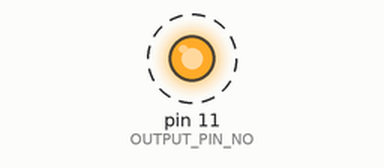
This program was run on a simulated Raspberry Pi (header pin numbers), started with the argument 3. On the bench: output pins drawn as LEDs (lit = HIGH). Dashed ring = blinking. At 2.5 s the program stops and its outputs stay as they are.

Above: at 0.2 s.
Timing chart, 0 to 3.0 s (numbered marks = the images above):
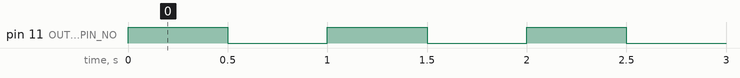

Measured:
- by itself, pin 11 (OUTPUT_PIN_NO): alternates HIGH for 0.50 s and LOW for 0.50 s, 6 changes in all, then stays LOW

The program:

main.py
```python
import argparse
import time

import RPi.GPIO as GPIO

OUTPUT_PIN_NO = 11


def main():
    parser = argparse.ArgumentParser()
    parser.add_argument("times", type=int, help="How many times to blink the LED?")
    parser.add_argument(
        "-s",
        "--speed",
        choices={"slow", "normal", "fast", "sonic"},
        default="normal",
        help="How fast should the blinking be?",
    )
    args = parser.parse_args()
    speeds = {"slow": 1.0, "normal": 0.5, "fast": 0.25, "sonic": 0.125}
    delay = speeds[args.speed]
    try:
        GPIO.setmode(GPIO.BOARD)
        GPIO.setup(OUTPUT_PIN_NO, GPIO.OUT)
        for i in range(args.times):
            GPIO.output(OUTPUT_PIN_NO, True)
            time.sleep(delay)
            GPIO.output(OUTPUT_PIN_NO, False)
            is_last_time = i + 1 == args.times
            if is_last_time:
                break
            else:
                time.sleep(delay)
    finally:
        GPIO.cleanup()


if __name__ == "__main__":
    main()
```
